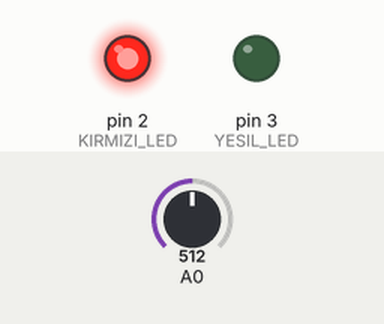
Recording of a sketch running on a simulated Arduino Uno, built with avr-gcc and run on an emulated ATmega328P. On the bench: output pins drawn as LEDs (lit = HIGH). The test bench sets the inputs (shaded band); at power-on: A0 = 512.

Above: at 1.2 s.
1.3 s: A0 set to 310
2.8 s: A0 set to 293
At 3.1 s:
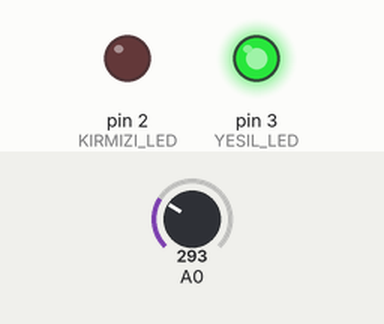
4.3 s: A0 set to 306
At 5.5 s:
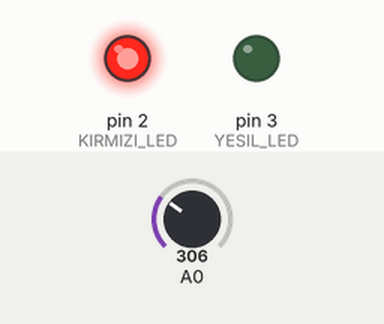
5.8 s: A0 set to 290
At 6.6 s:
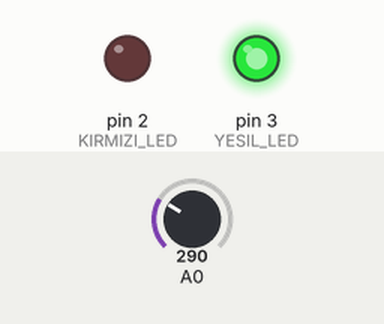
Timing chart, 0 to 8.3 s (numbered marks = the images above; inputs shaded):
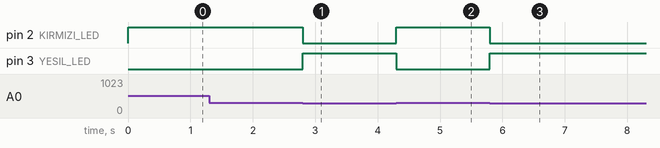

The sketch:

Kod.ino
```cpp
#define YESIL_LED 3
#define KIRMIZI_LED 2
void setup() {
  pinMode(YESIL_LED, OUTPUT);
  pinMode(KIRMIZI_LED, OUTPUT);
}
void loop() {
  int deger = analogRead(A0);
  if (deger < 300) {
    digitalWrite(KIRMIZI_LED, 0);
    digitalWrite(YESIL_LED, 1);
  }
  else {
    digitalWrite(KIRMIZI_LED, 1);
    digitalWrite(YESIL_LED, 0);
  }
}
```

Measured:
- the behaviour switches between 300 and 299 on A0 (found by bisection; images 0 and 1)
- after the input at 1.3 s, every drawn part: stays the same
- after the input at 2.8 s, pin 2 (KIRMIZI_LED): HIGH → LOW at once; pin 3 (YESIL_LED): LOW → HIGH at once
- after the input at 4.3 s, pin 2 (KIRMIZI_LED): LOW → HIGH at once; pin 3 (YESIL_LED): HIGH → LOW at once
- after the input at 5.8 s, pin 2 (KIRMIZI_LED): HIGH → LOW at once; pin 3 (YESIL_LED): LOW → HIGH at once
